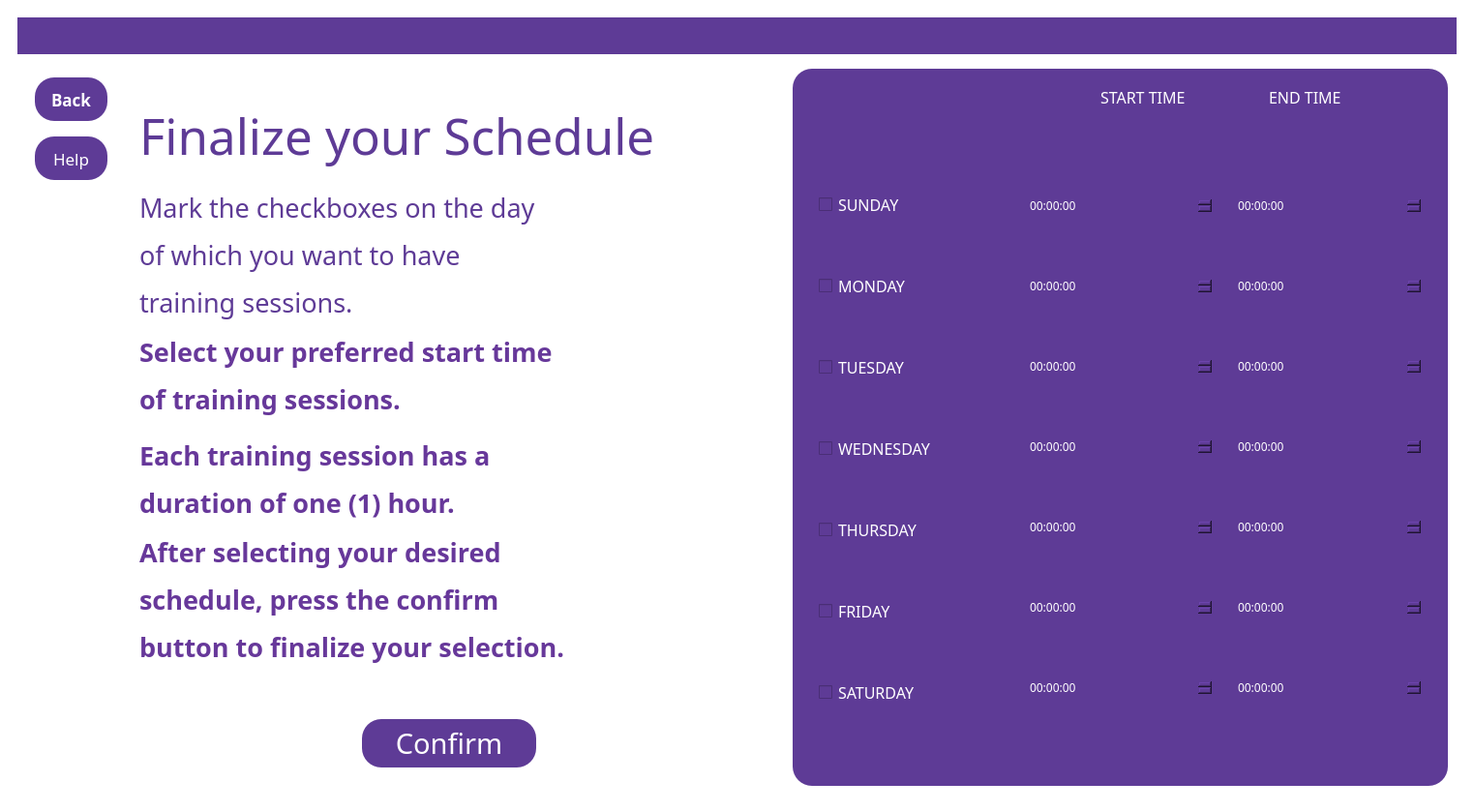
<?xml version="1.0" encoding="UTF-8"?>
<ui version="4.0">
 <class>MainWindow</class>
 <widget class="QMainWindow" name="MainWindow">
  <property name="geometry">
   <rect>
    <x>0</x>
    <y>0</y>
    <width>1523</width>
    <height>839</height>
   </rect>
  </property>
  <property name="windowTitle">
   <string>MainWindow</string>
  </property>
  <property name="styleSheet">
   <string notr="true">QMainWindow
{
background:white;
}</string>
  </property>
  <widget class="QWidget" name="centralwidget">
   <layout class="QGridLayout" name="gridLayout">
    <item row="0" column="0">
     <widget class="QWidget" name="widget" native="true">
      <layout class="QVBoxLayout" name="verticalLayout_2">
       <item>
        <widget class="QWidget" name="widget_2" native="true">
         <property name="sizePolicy">
          <sizepolicy hsizetype="Preferred" vsizetype="Fixed">
           <horstretch>0</horstretch>
           <verstretch>0</verstretch>
          </sizepolicy>
         </property>
         <property name="maximumSize">
          <size>
           <width>16777215</width>
           <height>121</height>
          </size>
         </property>
         <property name="styleSheet">
          <string notr="true">QWidget
{
background: #5e3b96;
}</string>
         </property>
         <layout class="QHBoxLayout" name="horizontalLayout_2">
          <item>
           <spacer name="horizontalSpacer">
            <property name="orientation">
             <enum>Qt::Orientation::Horizontal</enum>
            </property>
            <property name="sizeHint" stdset="0">
             <size>
              <width>435</width>
              <height>20</height>
             </size>
            </property>
           </spacer>
          </item>
          <item>
           <widget class="QLabel" name="label_13">
            <property name="maximumSize">
             <size>
              <width>421</width>
              <height>121</height>
             </size>
            </property>
            <property name="text">
             <string/>
            </property>
            <property name="pixmap">
             <pixmap>../SOFT ENG/assets/logog.jpg</pixmap>
            </property>
            <property name="scaledContents">
             <bool>true</bool>
            </property>
           </widget>
          </item>
          <item>
           <spacer name="horizontalSpacer_2">
            <property name="orientation">
             <enum>Qt::Orientation::Horizontal</enum>
            </property>
            <property name="sizeHint" stdset="0">
             <size>
              <width>435</width>
              <height>20</height>
             </size>
            </property>
           </spacer>
          </item>
         </layout>
        </widget>
       </item>
       <item>
        <widget class="QWidget" name="widget_3" native="true">
         <layout class="QHBoxLayout" name="horizontalLayout_3">
          <item>
           <widget class="QWidget" name="widget_4" native="true">
            <property name="sizePolicy">
             <sizepolicy hsizetype="Fixed" vsizetype="Preferred">
              <horstretch>0</horstretch>
              <verstretch>0</verstretch>
             </sizepolicy>
            </property>
            <layout class="QVBoxLayout" name="verticalLayout_3">
             <item>
              <widget class="QPushButton" name="back">
               <property name="sizePolicy">
                <sizepolicy hsizetype="Fixed" vsizetype="Fixed">
                 <horstretch>0</horstretch>
                 <verstretch>0</verstretch>
                </sizepolicy>
               </property>
               <property name="minimumSize">
                <size>
                 <width>75</width>
                 <height>45</height>
                </size>
               </property>
               <property name="maximumSize">
                <size>
                 <width>550</width>
                 <height>350</height>
                </size>
               </property>
               <property name="font">
                <font>
                 <family>Arial Black</family>
                 <pointsize>13</pointsize>
                 <bold>true</bold>
                </font>
               </property>
               <property name="styleSheet">
                <string notr="true">QPushButton
{
background-color: #5e3b96;
color:white;
 border-radius:20px;
}</string>
               </property>
               <property name="text">
                <string>Back</string>
               </property>
              </widget>
             </item>
             <item>
              <spacer name="verticalSpacer">
               <property name="orientation">
                <enum>Qt::Orientation::Vertical</enum>
               </property>
               <property name="sizeType">
                <enum>QSizePolicy::Policy::Fixed</enum>
               </property>
               <property name="sizeHint" stdset="0">
                <size>
                 <width>15</width>
                 <height>10</height>
                </size>
               </property>
              </spacer>
             </item>
             <item>
              <widget class="QPushButton" name="help">
               <property name="sizePolicy">
                <sizepolicy hsizetype="Fixed" vsizetype="Fixed">
                 <horstretch>0</horstretch>
                 <verstretch>0</verstretch>
                </sizepolicy>
               </property>
               <property name="minimumSize">
                <size>
                 <width>75</width>
                 <height>45</height>
                </size>
               </property>
               <property name="font">
                <font>
                 <family>Arial Black</family>
                 <pointsize>13</pointsize>
                </font>
               </property>
               <property name="styleSheet">
                <string notr="true">QPushButton
{
background-color: #5e3b96;
color:white;
 border-radius:20px;
}</string>
               </property>
               <property name="text">
                <string>Help</string>
               </property>
              </widget>
             </item>
             <item>
              <spacer name="verticalSpacer_2">
               <property name="orientation">
                <enum>Qt::Orientation::Vertical</enum>
               </property>
               <property name="sizeHint" stdset="0">
                <size>
                 <width>20</width>
                 <height>40</height>
                </size>
               </property>
              </spacer>
             </item>
            </layout>
           </widget>
          </item>
          <item>
           <widget class="QWidget" name="widget_5" native="true">
            <layout class="QVBoxLayout" name="verticalLayout_7">
             <item>
              <widget class="QWidget" name="widget_12" native="true">
               <layout class="QVBoxLayout" name="verticalLayout_9">
                <item>
                 <widget class="QLabel" name="label_3">
                  <property name="font">
                   <font>
                    <family>Arial Black</family>
                    <pointsize>38</pointsize>
                   </font>
                  </property>
                  <property name="styleSheet">
                   <string notr="true">QLabel{
color:#5e3b96;
}</string>
                  </property>
                  <property name="text">
                   <string>Finalize your Schedule</string>
                  </property>
                 </widget>
                </item>
                <item>
                 <widget class="QLabel" name="label_4">
                  <property name="sizePolicy">
                   <sizepolicy hsizetype="Preferred" vsizetype="Minimum">
                    <horstretch>0</horstretch>
                    <verstretch>0</verstretch>
                   </sizepolicy>
                  </property>
                  <property name="font">
                   <font>
                    <family>Arial Black</family>
                    <pointsize>20</pointsize>
                   </font>
                  </property>
                  <property name="styleSheet">
                   <string notr="true">QLabel
{
color:#5e3b96;
}</string>
                  </property>
                  <property name="text">
                   <string>&lt;html&gt;&lt;head/&gt;&lt;body&gt;&lt;p&gt;Mark the checkboxes on the day&lt;/p&gt;&lt;p&gt;of which you want to have&lt;/p&gt;&lt;p&gt;training sessions.&lt;/p&gt;&lt;/body&gt;&lt;/html&gt;</string>
                  </property>
                 </widget>
                </item>
                <item>
                 <widget class="QLabel" name="label_5">
                  <property name="sizePolicy">
                   <sizepolicy hsizetype="Preferred" vsizetype="Minimum">
                    <horstretch>0</horstretch>
                    <verstretch>0</verstretch>
                   </sizepolicy>
                  </property>
                  <property name="font">
                   <font>
                    <family>Arial Black</family>
                    <pointsize>20</pointsize>
                   </font>
                  </property>
                  <property name="styleSheet">
                   <string notr="true">QLabel
{
color:#5e3b96;
}</string>
                  </property>
                  <property name="text">
                   <string>&lt;html&gt;&lt;head/&gt;&lt;body&gt;&lt;p&gt;&lt;span style=&quot; font-weight:700; color:#67389a;&quot;&gt;Select your preferred start time&lt;/span&gt;&lt;/p&gt;&lt;p&gt;&lt;span style=&quot; font-weight:700; color:#67389a;&quot;&gt;of training sessions.&lt;/span&gt;&lt;/p&gt;&lt;/body&gt;&lt;/html&gt;</string>
                  </property>
                 </widget>
                </item>
                <item>
                 <widget class="QLabel" name="label_6">
                  <property name="sizePolicy">
                   <sizepolicy hsizetype="Preferred" vsizetype="Minimum">
                    <horstretch>0</horstretch>
                    <verstretch>0</verstretch>
                   </sizepolicy>
                  </property>
                  <property name="font">
                   <font>
                    <family>Arial Black</family>
                    <pointsize>20</pointsize>
                   </font>
                  </property>
                  <property name="styleSheet">
                   <string notr="true">QLabel
{
color:#5e3b96;
}</string>
                  </property>
                  <property name="text">
                   <string>&lt;html&gt;&lt;head/&gt;&lt;body&gt;&lt;p&gt;&lt;span style=&quot; font-weight:700; color:#67389a;&quot;&gt;Each training session has a&lt;/span&gt;&lt;/p&gt;&lt;p&gt;&lt;span style=&quot; font-weight:700; color:#67389a;&quot;&gt;duration of one (1) hour.&lt;/span&gt;&lt;/p&gt;&lt;/body&gt;&lt;/html&gt;</string>
                  </property>
                 </widget>
                </item>
                <item>
                 <widget class="QLabel" name="label_7">
                  <property name="sizePolicy">
                   <sizepolicy hsizetype="Preferred" vsizetype="Minimum">
                    <horstretch>0</horstretch>
                    <verstretch>0</verstretch>
                   </sizepolicy>
                  </property>
                  <property name="font">
                   <font>
                    <family>Arial Black</family>
                    <pointsize>20</pointsize>
                   </font>
                  </property>
                  <property name="styleSheet">
                   <string notr="true">QLabel
{
color:#5e3b96;
}</string>
                  </property>
                  <property name="text">
                   <string>&lt;html&gt;&lt;head/&gt;&lt;body&gt;&lt;p&gt;&lt;span style=&quot; font-weight:700; color:#67389a;&quot;&gt;After selecting your desired&lt;/span&gt;&lt;/p&gt;&lt;p&gt;&lt;span style=&quot; font-weight:700; color:#67389a;&quot;&gt;schedule, press the confirm&lt;/span&gt;&lt;/p&gt;&lt;p&gt;&lt;span style=&quot; font-weight:700; color:#67389a;&quot;&gt;button to finalize your selection.&lt;/span&gt;&lt;/p&gt;&lt;/body&gt;&lt;/html&gt;</string>
                  </property>
                 </widget>
                </item>
                <item>
                 <widget class="QWidget" name="widget_13" native="true">
                  <layout class="QHBoxLayout" name="horizontalLayout_5">
                   <item>
                    <widget class="QPushButton" name="confirm">
                     <property name="sizePolicy">
                      <sizepolicy hsizetype="Minimum" vsizetype="Minimum">
                       <horstretch>0</horstretch>
                       <verstretch>0</verstretch>
                      </sizepolicy>
                     </property>
                     <property name="minimumSize">
                      <size>
                       <width>180</width>
                       <height>50</height>
                      </size>
                     </property>
                     <property name="maximumSize">
                      <size>
                       <width>0</width>
                       <height>0</height>
                      </size>
                     </property>
                     <property name="font">
                      <font>
                       <family>Arial Black</family>
                       <pointsize>22</pointsize>
                      </font>
                     </property>
                     <property name="styleSheet">
                      <string notr="true">QPushButton
{
background-color:#5e3b96;
color:white;
border-radius:20px;
}</string>
                     </property>
                     <property name="text">
                      <string>Confirm</string>
                     </property>
                    </widget>
                   </item>
                  </layout>
                 </widget>
                </item>
               </layout>
              </widget>
             </item>
            </layout>
           </widget>
          </item>
          <item>
           <spacer name="horizontalSpacer_3">
            <property name="orientation">
             <enum>Qt::Orientation::Horizontal</enum>
            </property>
            <property name="sizeType">
             <enum>QSizePolicy::Policy::Fixed</enum>
            </property>
            <property name="sizeHint" stdset="0">
             <size>
              <width>10</width>
              <height>20</height>
             </size>
            </property>
           </spacer>
          </item>
          <item>
           <widget class="QWidget" name="widget_6" native="true">
            <property name="sizePolicy">
             <sizepolicy hsizetype="Minimum" vsizetype="Minimum">
              <horstretch>0</horstretch>
              <verstretch>0</verstretch>
             </sizepolicy>
            </property>
            <property name="styleSheet">
             <string notr="true">QWidget
{
background-color: #5e3b96;
 border-radius:20px;
}</string>
            </property>
            <layout class="QVBoxLayout" name="verticalLayout">
             <item>
              <widget class="QWidget" name="widget_7" native="true">
               <property name="sizePolicy">
                <sizepolicy hsizetype="Minimum" vsizetype="Fixed">
                 <horstretch>0</horstretch>
                 <verstretch>0</verstretch>
                </sizepolicy>
               </property>
               <property name="font">
                <font>
                 <family>Arial Black</family>
                 <pointsize>16</pointsize>
                </font>
               </property>
               <layout class="QHBoxLayout" name="horizontalLayout">
                <item>
                 <spacer name="horizontalSpacer_4">
                  <property name="orientation">
                   <enum>Qt::Orientation::Horizontal</enum>
                  </property>
                  <property name="sizeType">
                   <enum>QSizePolicy::Policy::Fixed</enum>
                  </property>
                  <property name="sizeHint" stdset="0">
                   <size>
                    <width>300</width>
                    <height>20</height>
                   </size>
                  </property>
                 </spacer>
                </item>
                <item>
                 <widget class="QLabel" name="label">
                  <property name="font">
                   <font>
                    <family>Arial Black</family>
                    <pointsize>12</pointsize>
                   </font>
                  </property>
                  <property name="styleSheet">
                   <string notr="true">QLabel
{
color:white;
}</string>
                  </property>
                  <property name="text">
                   <string>START TIME</string>
                  </property>
                 </widget>
                </item>
                <item>
                 <spacer name="horizontalSpacer_6">
                  <property name="orientation">
                   <enum>Qt::Orientation::Horizontal</enum>
                  </property>
                  <property name="sizeType">
                   <enum>QSizePolicy::Policy::Fixed</enum>
                  </property>
                  <property name="sizeHint" stdset="0">
                   <size>
                    <width>50</width>
                    <height>20</height>
                   </size>
                  </property>
                 </spacer>
                </item>
                <item>
                 <widget class="QLabel" name="label_2">
                  <property name="font">
                   <font>
                    <family>Arial Black</family>
                    <pointsize>12</pointsize>
                   </font>
                  </property>
                  <property name="styleSheet">
                   <string notr="true">QLabel
{
color:white;
}</string>
                  </property>
                  <property name="text">
                   <string>END TIME</string>
                  </property>
                 </widget>
                </item>
                <item>
                 <spacer name="horizontalSpacer_5">
                  <property name="orientation">
                   <enum>Qt::Orientation::Horizontal</enum>
                  </property>
                  <property name="sizeType">
                   <enum>QSizePolicy::Policy::Fixed</enum>
                  </property>
                  <property name="sizeHint" stdset="0">
                   <size>
                    <width>50</width>
                    <height>20</height>
                   </size>
                  </property>
                 </spacer>
                </item>
               </layout>
              </widget>
             </item>
             <item>
              <widget class="QWidget" name="widget_8" native="true">
               <layout class="QHBoxLayout" name="horizontalLayout_4">
                <item>
                 <widget class="QWidget" name="widget_9" native="true">
                  <property name="styleSheet">
                   <string notr="true"/>
                  </property>
                  <layout class="QVBoxLayout" name="verticalLayout_4">
                   <item>
                    <widget class="QCheckBox" name="sunday">
                     <property name="font">
                      <font>
                       <family>Arial Black</family>
                       <pointsize>12</pointsize>
                      </font>
                     </property>
                     <property name="styleSheet">
                      <string notr="true">QCheckBox
{
color:white;
}</string>
                     </property>
                     <property name="text">
                      <string>SUNDAY</string>
                     </property>
                    </widget>
                   </item>
                   <item>
                    <widget class="QCheckBox" name="monday">
                     <property name="font">
                      <font>
                       <family>Arial Black</family>
                       <pointsize>12</pointsize>
                      </font>
                     </property>
                     <property name="styleSheet">
                      <string notr="true">QCheckBox
{
color:white;
}</string>
                     </property>
                     <property name="text">
                      <string>MONDAY</string>
                     </property>
                    </widget>
                   </item>
                   <item>
                    <widget class="QCheckBox" name="tuesday">
                     <property name="font">
                      <font>
                       <family>Arial Black</family>
                       <pointsize>12</pointsize>
                      </font>
                     </property>
                     <property name="styleSheet">
                      <string notr="true">QCheckBox
{
color:white;
}</string>
                     </property>
                     <property name="text">
                      <string>TUESDAY</string>
                     </property>
                    </widget>
                   </item>
                   <item>
                    <widget class="QCheckBox" name="wednesday">
                     <property name="font">
                      <font>
                       <family>Arial Black</family>
                       <pointsize>12</pointsize>
                      </font>
                     </property>
                     <property name="styleSheet">
                      <string notr="true">QCheckBox
{
color:white;
}</string>
                     </property>
                     <property name="text">
                      <string>WEDNESDAY</string>
                     </property>
                    </widget>
                   </item>
                   <item>
                    <widget class="QCheckBox" name="thursday">
                     <property name="font">
                      <font>
                       <family>Arial Black</family>
                       <pointsize>12</pointsize>
                      </font>
                     </property>
                     <property name="styleSheet">
                      <string notr="true">QCheckBox
{
color:white;
}</string>
                     </property>
                     <property name="text">
                      <string>THURSDAY</string>
                     </property>
                    </widget>
                   </item>
                   <item>
                    <widget class="QCheckBox" name="friday">
                     <property name="font">
                      <font>
                       <family>Arial Black</family>
                       <pointsize>12</pointsize>
                      </font>
                     </property>
                     <property name="styleSheet">
                      <string notr="true">QCheckBox
{
color:white;
}</string>
                     </property>
                     <property name="text">
                      <string>FRIDAY</string>
                     </property>
                    </widget>
                   </item>
                   <item>
                    <widget class="QCheckBox" name="saturday">
                     <property name="font">
                      <font>
                       <family>Arial Black</family>
                       <pointsize>12</pointsize>
                      </font>
                     </property>
                     <property name="styleSheet">
                      <string notr="true">QCheckBox
{
color:white;
}</string>
                     </property>
                     <property name="text">
                      <string>SATURDAY</string>
                     </property>
                    </widget>
                   </item>
                  </layout>
                 </widget>
                </item>
                <item>
                 <widget class="QWidget" name="widget_10" native="true">
                  <layout class="QVBoxLayout" name="verticalLayout_5">
                   <item>
                    <widget class="QTimeEdit" name="timeEdit">
                     <property name="font">
                      <font>
                       <family>Arial Black</family>
                      </font>
                     </property>
                     <property name="styleSheet">
                      <string notr="true">QTimeEdit
{
color:white;
}</string>
                     </property>
                    </widget>
                   </item>
                   <item>
                    <widget class="QTimeEdit" name="timeEdit_2">
                     <property name="font">
                      <font>
                       <family>Arial Black</family>
                      </font>
                     </property>
                     <property name="styleSheet">
                      <string notr="true">QTimeEdit
{
color:white;
}</string>
                     </property>
                    </widget>
                   </item>
                   <item>
                    <widget class="QTimeEdit" name="timeEdit_3">
                     <property name="font">
                      <font>
                       <family>Arial Black</family>
                      </font>
                     </property>
                     <property name="styleSheet">
                      <string notr="true">QTimeEdit
{
color:white;
}</string>
                     </property>
                    </widget>
                   </item>
                   <item>
                    <widget class="QTimeEdit" name="timeEdit_4">
                     <property name="font">
                      <font>
                       <family>Arial Black</family>
                      </font>
                     </property>
                     <property name="styleSheet">
                      <string notr="true">QTimeEdit
{
color:white;
}</string>
                     </property>
                    </widget>
                   </item>
                   <item>
                    <widget class="QTimeEdit" name="timeEdit_5">
                     <property name="font">
                      <font>
                       <family>Arial Black</family>
                      </font>
                     </property>
                     <property name="styleSheet">
                      <string notr="true">QTimeEdit
{
color:white;
}</string>
                     </property>
                    </widget>
                   </item>
                   <item>
                    <widget class="QTimeEdit" name="timeEdit_6">
                     <property name="font">
                      <font>
                       <family>Arial Black</family>
                      </font>
                     </property>
                     <property name="styleSheet">
                      <string notr="true">QTimeEdit
{
color:white;
}</string>
                     </property>
                    </widget>
                   </item>
                   <item>
                    <widget class="QTimeEdit" name="timeEdit_7">
                     <property name="font">
                      <font>
                       <family>Arial Black</family>
                      </font>
                     </property>
                     <property name="styleSheet">
                      <string notr="true">QTimeEdit
{
color:white;
}</string>
                     </property>
                    </widget>
                   </item>
                  </layout>
                 </widget>
                </item>
                <item>
                 <widget class="QWidget" name="widget_11" native="true">
                  <layout class="QVBoxLayout" name="verticalLayout_6">
                   <item>
                    <widget class="QTimeEdit" name="timeEdit_8">
                     <property name="font">
                      <font>
                       <family>Arial Black</family>
                      </font>
                     </property>
                     <property name="styleSheet">
                      <string notr="true">QTimeEdit
{
color:white;
}</string>
                     </property>
                    </widget>
                   </item>
                   <item>
                    <widget class="QTimeEdit" name="timeEdit_9">
                     <property name="font">
                      <font>
                       <family>Arial Black</family>
                      </font>
                     </property>
                     <property name="styleSheet">
                      <string notr="true">QTimeEdit
{
color:white;
}</string>
                     </property>
                    </widget>
                   </item>
                   <item>
                    <widget class="QTimeEdit" name="timeEdit_10">
                     <property name="font">
                      <font>
                       <family>Arial Black</family>
                      </font>
                     </property>
                     <property name="styleSheet">
                      <string notr="true">QTimeEdit
{
color:white;
}</string>
                     </property>
                    </widget>
                   </item>
                   <item>
                    <widget class="QTimeEdit" name="timeEdit_11">
                     <property name="font">
                      <font>
                       <family>Arial Black</family>
                      </font>
                     </property>
                     <property name="styleSheet">
                      <string notr="true">QTimeEdit
{
color:white;
}</string>
                     </property>
                    </widget>
                   </item>
                   <item>
                    <widget class="QTimeEdit" name="timeEdit_12">
                     <property name="font">
                      <font>
                       <family>Arial Black</family>
                      </font>
                     </property>
                     <property name="styleSheet">
                      <string notr="true">QTimeEdit
{
color:white;
}</string>
                     </property>
                    </widget>
                   </item>
                   <item>
                    <widget class="QTimeEdit" name="timeEdit_14">
                     <property name="font">
                      <font>
                       <family>Arial Black</family>
                      </font>
                     </property>
                     <property name="styleSheet">
                      <string notr="true">QTimeEdit
{
color:white;
}</string>
                     </property>
                    </widget>
                   </item>
                   <item>
                    <widget class="QTimeEdit" name="timeEdit_13">
                     <property name="font">
                      <font>
                       <family>Arial Black</family>
                      </font>
                     </property>
                     <property name="styleSheet">
                      <string notr="true">QTimeEdit
{
color:white;
}</string>
                     </property>
                    </widget>
                   </item>
                  </layout>
                 </widget>
                </item>
               </layout>
              </widget>
             </item>
            </layout>
           </widget>
          </item>
         </layout>
        </widget>
       </item>
      </layout>
     </widget>
    </item>
   </layout>
  </widget>
 </widget>
 <resources/>
 <connections/>
</ui>
